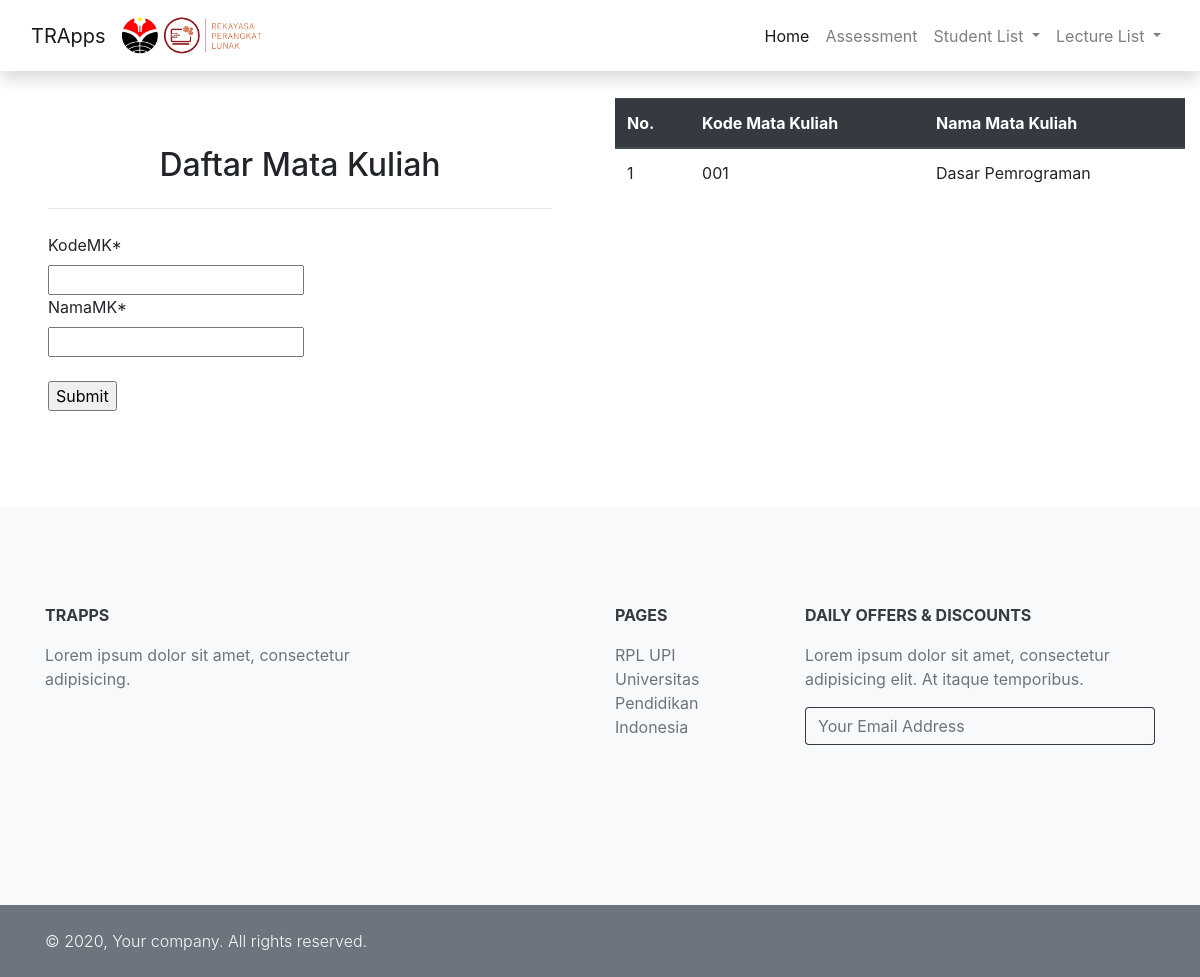
/mklist/, run on the app's committed database.
### TRApps/model/tabelMataKuliah.py (models this page shows, shortened)
class MataKuliah (models.Model):
    kodeMK = models.CharField(max_length=10)
    namaMK = models.CharField(max_length=45)

### TRApps/views.py (the view)
# urls.py: path('mklist/', createMK, name = 'matakuliah'),
def createMK(request):
	context = {}
	form = mkForm(request.POST or None)
	if form.is_valid():
		form.save()
	context['form'] = form
	context['dataset'] = MataKuliah.objects.all()
	return render(request, "tabelMK.html", context)

### TRApps/forms/matakuliahForm.py
class mkForm(forms.ModelForm):
    helper = FormHelper()
    helper.form_tag = False
    helper.disable_csrf = True
    class Meta:
        model = MataKuliah
        fields = [
            "kodeMK",
            "namaMK",
        ]

### TRApps/Templates/tabelMK.html (shortened to what this page needs)
{% extends "layout.html" %}
{% block content %}
{% load crispy_forms_tags %}
<section class="">
    <div class="container-fluid my-5">
        <div class="row">
            <div class="p-xl-5 col-lg-6">
                <h2 style="text-align:center;">Daftar Mata Kuliah</h2>
                <hr class="my-4"/>
                <form method="POST" enctype="multipart/form-data">
                    <div class="mb-4">
                        {% crispy form %}
                    </div>
                    <input type="submit" value="Submit">
                </form>
            </div>
            <div class="col-lg-6">
                <table class="table">
                  <thead class="thead-dark">
                    <tr>
                      <th>No.</th>
                      <th>Kode Mata Kuliah</th>
                      <th>Nama Mata Kuliah</th>
                    </tr>
                  </thead>
                {% for data in dataset %}
                <tr>
                    <td>{{ data.id }}</td>
                    <td>{{ data.kodeMK }}</td>
                    <td>{{ data.namaMK }}</td>
                </tr>
                {% endfor %}
              </table>
            </div>
        </div>
    </div>
</section>
{% endblock %}

### TRApps/static/css/custom.css (style rules this page uses)
.mb-4, .my-4 { margin-bottom: 1.5rem!important; }
.mt-4, .my-4 { margin-top: 1.5rem!important; }
.mt-5, .my-5 { margin-top: 3rem!important; }
.mb-5, .my-5 { margin-bottom: 3rem!important; }
.p-xl-5 { padding: 3rem!important; }

### data on the page
MataKuliah: id "1", kodeMK "001", namaMK "Dasar Pemrograman"
